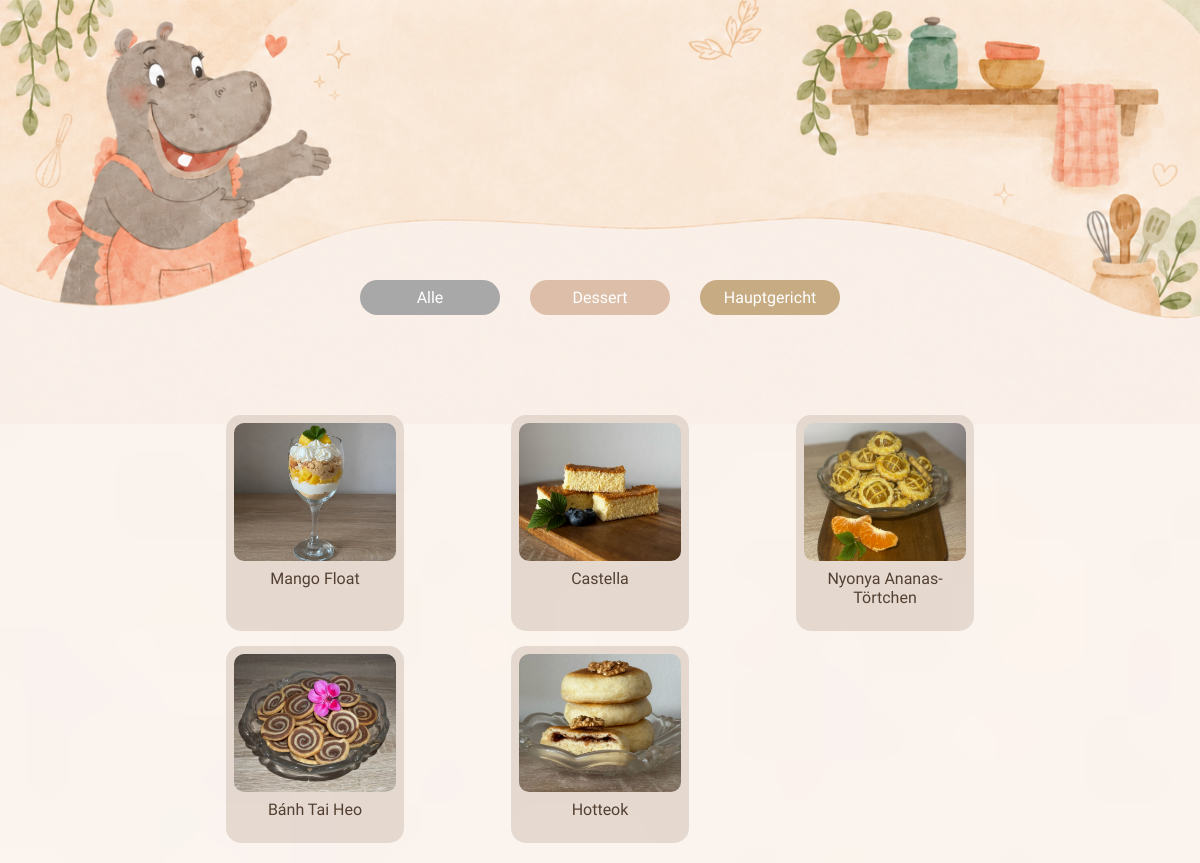
The page /recipes?category_id=1 on the database as committed earlier.
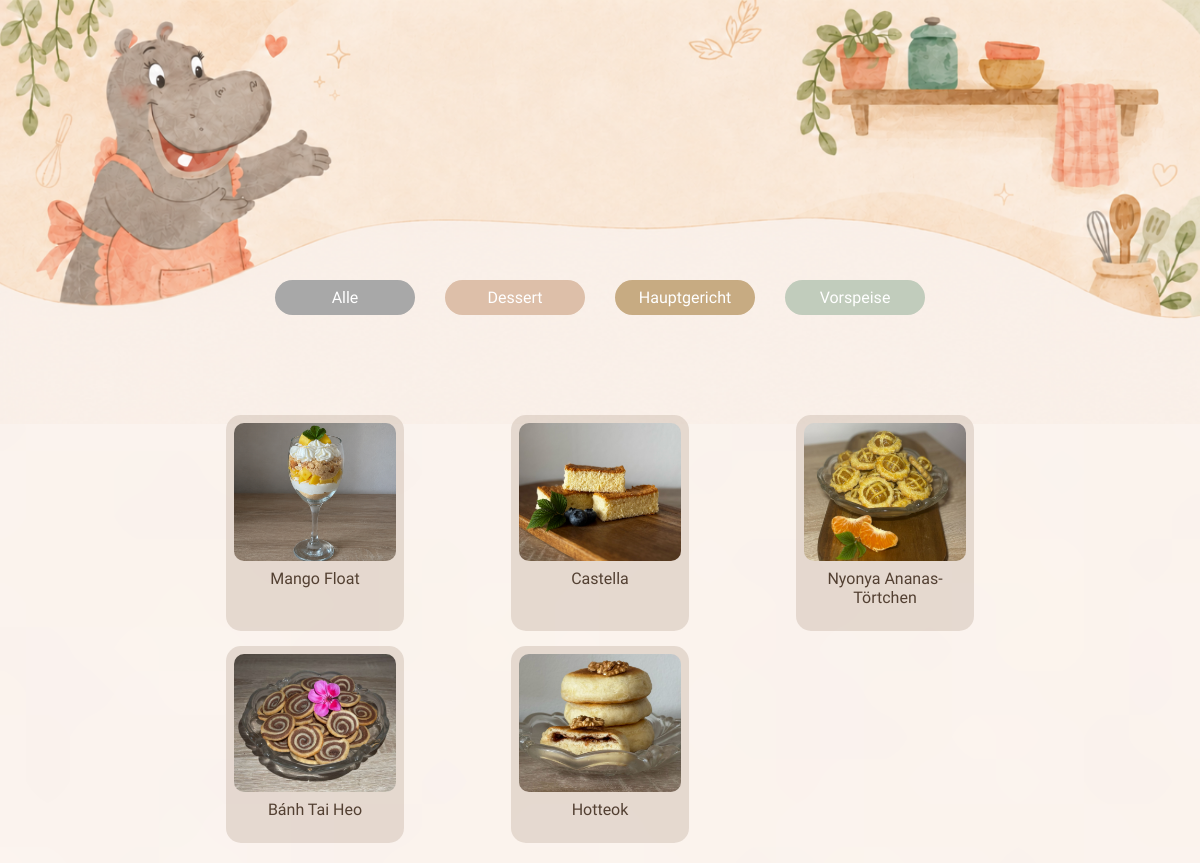
The same page on the database as committed later.
### app.py (models this page shows)
class Category(db.Model):
    id = db.Column(db.Integer, primary_key=True)
    name = db.Column(db.String(50), nullable=False)

class Recipe(db.Model):
    id = db.Column(db.Integer, primary_key=True)
    name = db.Column(db.String(100), nullable=False)
    description = db.Column(db.String(500), nullable=False)
    image = db.Column(db.String(200))
    preparation_time = db.Column(db.Integer, nullable=False)
    portions = db.Column(db.Integer, nullable=False)
    difficulty = db.Column(db.String(50), nullable=False)
    category_id = db.Column(db.Integer, db.ForeignKey('category.id'))
    category = db.relationship('Category', backref='recipes')
    is_default = db.Column(db.Boolean, default=False, nullable=False)

### app.py (the view)
@recipe_app.route('/recipes')
def home():
    category_id = request.args.get('category_id', type=int)
    if category_id:
        recipes = Recipe.query.filter_by(category_id=category_id).all()
    else:
        recipes = Recipe.query.all()
    categories = Category.query.all()
    return render_template('index.html', recipes=recipes, categories=categories, selected_category=category_id)

### templates/index.html (shortened to what this page needs)
<!DOCTYPE html>
<html lang="de">
  <head>
    <link rel="stylesheet" href="{{ url_for('static', filename='css/style.css') }}">
  </head>
  <body class="index-body">
    <div class="category-filter">
      <a href="{{ url_for('home') }}" class="category-badge all">Alle</a>
      {% for category in categories %}
      <a href="{{ url_for('home', category_id=category.id) }}"
        class="category-badge {% if category.name == 'Vorspeise' %}appetizer{% elif category.name == 'Hauptgericht' %}main{% elif category.name == 'Dessert' %}dessert{% endif %}">
        {{ category.name }}
      </a>
      {% endfor %}
    </div>
    <div class="recipe-grid">
      {% for recipe in recipes %}
      <a href="{{ url_for('recipe_detail', id=recipe.id) }}" class="recipe-card">
        <img src="{{ url_for('static', filename='images/recipes/' + recipe.image) }}" class="recipe-image">
        <p class="recipe-name">{{ recipe.name }}</p>
      </a>
      {% endfor %}
    </div>
  </body>
</html>

### static/css/style.css (style rules this page uses)
html, body { margin: 0; padding: 0; overflow-x: hidden; }
.index-body { min-height: 100vh; background-image: url("/static/images/index.png"), url("/static/images/index-extension.png"); background-size: 100% auto, 100% auto; background-position: top left, bottom left; background-repeat: no-repeat, repeat-y; margin: 0; padding: 0; }
.recipe-grid { display: grid; grid-template-columns: repeat(3, 1fr); gap: 15px; width: 70%; margin: 350px auto 20px auto; }
.recipe-card { background-color: rgba(216, 200, 188, 0.6); border-radius: 15px; padding: 8px; text-decoration: none; color: black; display: flex; flex-direction: column; align-items: center; width: 60%; margin: 0 auto; }
.recipe-image { width: 100%; height: auto; object-fit: contain; border-radius: 10px; }
.recipe-name { font-family: 'Cause', sans-serif; margin-top: 8px; font-size: 1rem; text-align: center; font-weight: 500; color: #534032; }
.category-filter { display: flex; justify-content: center; gap: 30px; margin-top: 280px; margin-bottom: -250px; }
.category-badge { width: 140px; height: 35px; display: flex; justify-content: center; align-items: center; border-radius: 30px; text-decoration: none; font-family: 'Cause', sans-serif; font-size: 1rem; color: white; }
.appetizer { background-color: #c1ccbc; }
.main { background-color: #c7ab82; }
.dessert { background-color: #ddbfa9; }
.all { background-color: #a8a8a8; }

Rows that differ between the two databases and show on the page:
added Category: name "Vorspeise"
